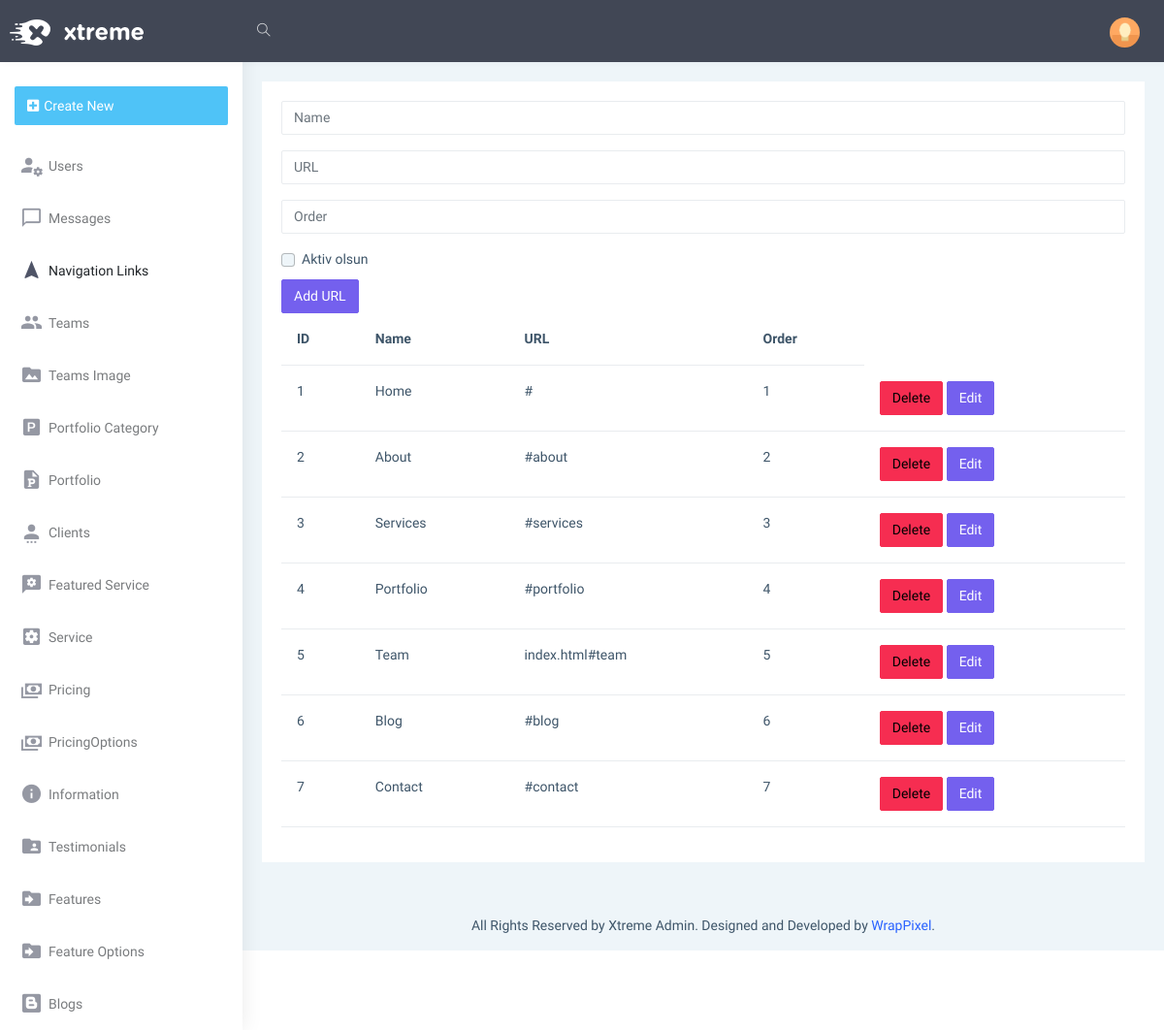
The app's page /admin/navlinks with its own data.
### models.py (models this page shows)
class NavLinks(db.Model):
    Id=db.Column(db.Integer, primary_key=True)
    Name=db.Column(db.String(25), nullable=False)
    Url=db.Column(db.String(50), nullable=False)
    Order=db.Column(db.Integer, nullable=False)
    IsActive=db.Column(db.Boolean, nullable=False)

### admin/routes/navlinks.py (the view)
@admin_bp.route('/navlinks', methods=['GET','POST'])
def navlinks():
    navlinks=NavLinksForm()
    navigationlink=NavLinks.query.all()
    return render_template('admin/navbar/navlinks.html', navlinks=navlinks, navigationlink=navigationlink)

### admin/forms.py
class NavLinksForm(FlaskForm):
    name=StringField('name')
    url=StringField('url')
    order=IntegerField('order')
    isactive=BooleanField('isactive')
    submit=SubmitField('Add URL')

### admin/templates/admin/navbar/navlinks.html
{% extends 'admin/layout.html' %}
{% block body %}
<form action="/admin/navlinks/add" method="POST">
    <div class="mb-3">
      {{navlinks.name(class="form-control", id="exampleFormControlInput1", placeholder="Name")}}
    </div>
    <div class="mb-3">
      {{navlinks.url(class="form-control", id="exampleFormControlInput1", placeholder="URL")}}
    </div>
    <div class="mb-3">
      {{navlinks.order(class="form-control", id="exampleFormControlInput1", placeholder="Order")}}
    </div>
    <div class="form-check">
      {{navlinks.isactive(class="form-check-input", type="checkbox", id="flexCheckDefault")}}
      <label class="form-check-label" for="flexCheckDefault">
        Aktiv olsun
      </label>
    </div>
    {{navlinks.submit(class='btn btn-primary')}}
</form>
<table class="table">
  <thead>
    <tr>
      <th scope="col">ID</th>
      <th scope="col">Name</th>
      <th scope="col">URL</th>
      <th scope="col">Order</th>
    </tr>
  </thead>
  <tbody>
      {% for navigation in navigationlink %}
    <tr>
      <td>{{navigation.Id}}</td>
      <td>{{navigation.Name}}</td>
      <td>{{navigation.Url}}</td>
      <td>{{navigation.Order}}</td>
      <td>
          <a href="/admin/navlinks/delete/{{navigation.Id}}" class="btn btn-danger">Delete</a>
          <a href="/admin/navlinks/edit/{{navigation.Id}}" class="btn btn-primary">Edit</a>
      </td>
    </tr>
    {% endfor %}
  </tbody>
</table>
{% endblock %}}

### records on screen
NavLinks: Id "1", Name "Home", Url "#", Order "1"
NavLinks: Id "2", Name "About", Url "#about", Order "2"
NavLinks: Id "3", Name "Services", Url "#services", Order "3"
NavLinks: Id "4", Name "Portfolio", Url "#portfolio", Order "4"
NavLinks: Id "5", Name "Team", Url "index.html#team", Order "5"
NavLinks: Id "6", Name "Blog", Url "#blog", Order "6"
NavLinks: Id "7", Name "Contact", Url "#contact", Order "7"
